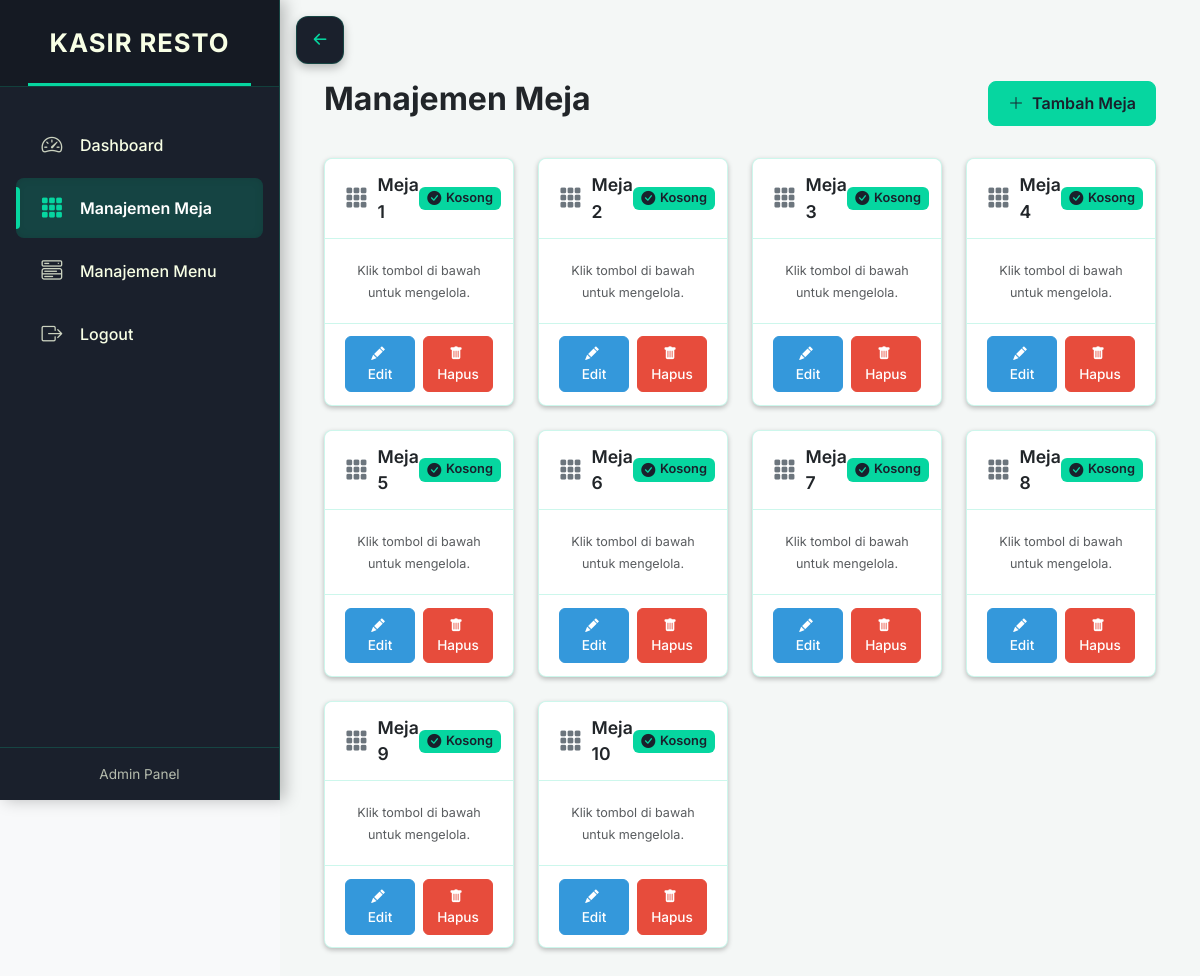
The app's page /pages/admin/meja.php (signed in) with its own data.
### tables this page shows
CREATE TABLE meja (
    id BIGINT UNSIGNED PRIMARY KEY AUTO_INCREMENT,
    Nomeja INT NOT NULL,
    status ENUM('kosong', 'terpakai') DEFAULT 'kosong',
    created_at TIMESTAMP DEFAULT CURRENT_TIMESTAMP,
    updated_at TIMESTAMP DEFAULT CURRENT_TIMESTAMP ON UPDATE CURRENT_TIMESTAMP
);

### pages/admin/meja.php (the view, shortened to what this page needs)
<?php
require_once '../../config/config.php';
$tables = [];
if (isset($conn) && $conn) {
    $result = $conn->query("SELECT * FROM meja ORDER BY Nomeja ASC");
    if ($result) {
        $tables = $result->fetch_all(MYSQLI_ASSOC);
    } else {
         $_SESSION['error_message'] = "Gagal mengambil data meja: " . $conn->error;
    }
} else {
    $_SESSION['error_message'] = "Koneksi database tidak tersedia.";
}
?>
<!DOCTYPE html>
<html lang="id">
<head>
    <link href="../../assets/bootstrap/dist/css/bootstrap.min.css" rel="stylesheet">
    <link href="../../assets/bootstrap-icons/font/bootstrap-icons.css" rel="stylesheet">
</head>
<body>
<?php include '../../components/sidebar.php';  ?>
<div class="content-wrapper" id="main-content">
    <div class="container-fluid">
        <div class="page-header">
            <h2>Manajemen Meja</h2>
            <button type="button" class="btn btn-primary" data-bs-toggle="modal" data-bs-target="#addTableModal">
                <i class="bi bi-plus-lg me-2"></i>Tambah Meja
            </button>
        </div>
        <div class="row g-4">
            <?php if (!empty($tables)): ?>
                <?php foreach ($tables as $table):
                    $status_icon = 'bi-question-circle-fill';
                    $status_badge_class = 'status-unknown';
                    if ($table['status'] === 'kosong') {
                        $status_icon = 'bi-check-circle-fill';
                        $status_badge_class = 'status-kosong';
                    } elseif ($table['status'] === 'terpakai') {
                        $status_icon = 'bi-person-fill';
                        $status_badge_class = 'status-terpakai';
                    }
                ?>
                <div class="col-xl-3 col-lg-4 col-md-6 col-sm-12">
                    <div class="card table-card h-100">
                        <div class="card-header">
                            <span class="table-info">
                                <i class="bi bi-grid-3x3-gap-fill"></i>
                                Meja <?php echo htmlspecialchars($table['Nomeja']); ?>
                            </span>
                            <span class="badge <?php echo $status_badge_class; ?> status-badge"
                                  title="Status: <?php echo ucfirst(htmlspecialchars($table['status'])); ?>">
                                <i class="<?php echo $status_icon; ?>"></i>
                                <?php echo ucfirst(htmlspecialchars($table['status'])); ?>
                            </span>
                        </div>
                        <div class="card-body">
                             <p class="text-muted"><small>Klik tombol di bawah untuk mengelola.</small></p>
                        </div>
                         <div class="card-footer">
                            <button type="button" class="btn btn-edit" data-bs-toggle="modal" data-bs-target="#editTableModal"
                                    data-id="<?php echo htmlspecialchars($table['id']); ?>"
                                    data-nomeja="<?php echo htmlspecialchars($table['Nomeja']); ?>"
                                    data-status="<?php echo htmlspecialchars($table['status']); ?>">
                                <i class="bi bi-pencil-fill me-1"></i> Edit
                            </button>
                            <button type="button" class="btn btn-delete" data-bs-toggle="modal" data-bs-target="#deleteTableModal"
                                    data-id="<?php echo htmlspecialchars($table['id']); ?>"
                                    data-nomeja="<?php echo htmlspecialchars($table['Nomeja']); ?>">
                                <i class="bi bi-trash-fill me-1"></i> Hapus
                            </button>
                        </div>
                    </div>
                </div>
                <?php endforeach; ?>
            <?php endif; ?>
        </div>
    </div></div>
</body>
</html>

### css/sidebar.css (style rules this page uses)
:root { --primary-color: #06D6A0; --secondary-color: #F8FFE5; --background-color: #1A202C; --text-color: var(--secondary-color); --text-muted-color: rgba(248, 255, 229, 0.7); --icon-color: rgba(248, 255, 229, 0.8); --border-color: rgba(6, 214, 160, 0.2); --hover-bg: rgba(6, 214, 160, 0.1); --active-bg: rgba(6, 214, 160, 0.2); --scrollbar-thumb: var(--primary-color); --tooltip-bg: rgba(0, 0, 0, 0.85); --tooltip-text: #ffffff; --shadow-color: rgba(0, 0, 0, 0.25); --sidebar-width: 280px; --sidebar-collapsed-width: 80px; --transition-speed: 0.3s; --transition-type: cubic-bezier(0.4, 0, 0.2, 1); --content-padding: 2rem; --content-padding-top: 5rem; --mobile-breakpoint: 768px; }
.content-wrapper { min-height: 100vh; padding: var(--content-padding); padding-top: var(--content-padding-top); margin-left: 0; background-color: #f4f7f6; transition: margin-left var(--transition-speed) var(--transition-type); position: relative; z-index: 1; }
@media (min-width: 769px) { .content-wrapper { margin-left: var(--sidebar-width); } }

### records on screen
meja: Nomeja "1", status "Kosong"
meja: Nomeja "2", status "Kosong"
meja: Nomeja "3", status "Kosong"
meja: Nomeja "4", status "Kosong"
meja: Nomeja "5", status "Kosong"
meja: Nomeja "6", status "Kosong"
meja: Nomeja "7", status "Kosong"
meja: Nomeja "8", status "Kosong"
meja: Nomeja "9", status "Kosong"
meja: Nomeja "10", status "Kosong"

### other values on screen
$item['text'] "Dashboard"
$item['text'] "Manajemen Meja"
$item['text'] "Manajemen Menu"
$item['text'] "Logout"
$user_level "Admin"
